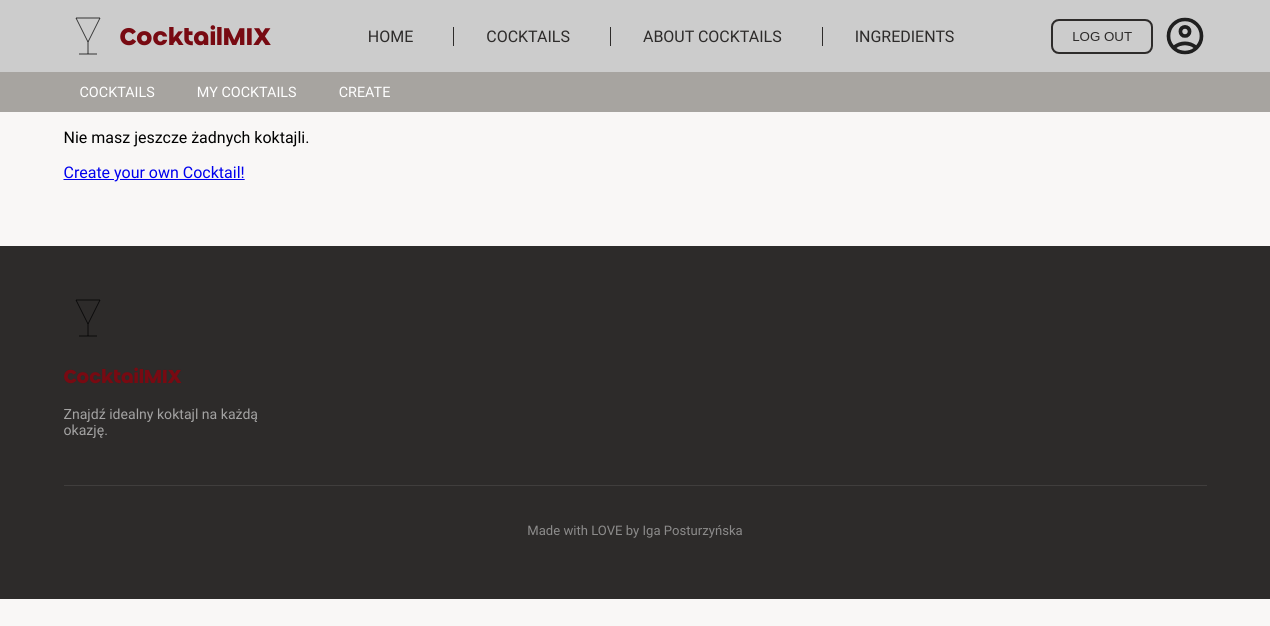
Before: /cocktails/users_favourite_cocktails/ (signed in) with the older database file.
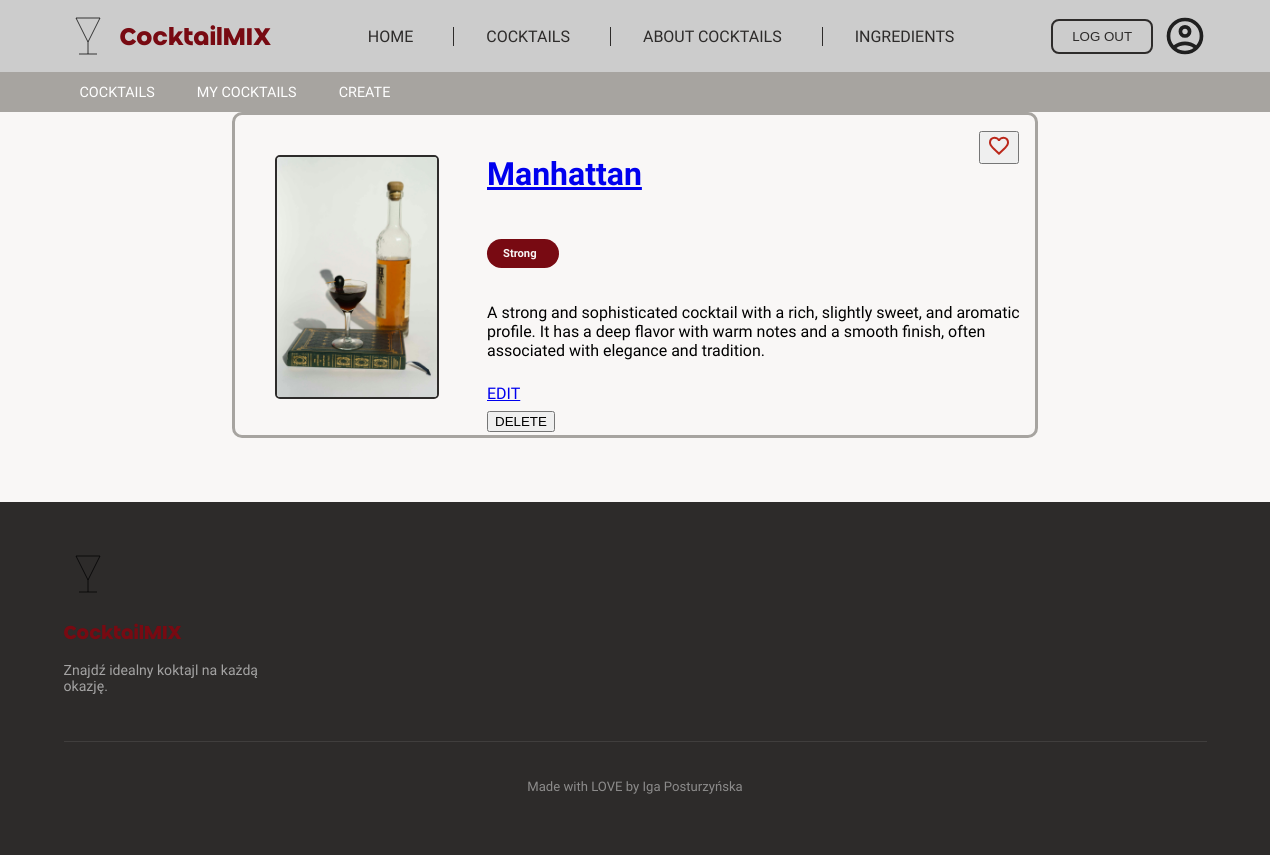
After: the same page with the newer database file.
### cocktails/models.py (models this page shows, shortened)
class Cocktail(models.Model):
    id = models.AutoField(primary_key=True)
    user = models.ForeignKey(settings.AUTH_USER_MODEL, on_delete=models.CASCADE, related_name='cocktails', null=True, blank=True)
    name = models.CharField(max_length=50)
    category = models.CharField(max_length=50)
    description = models.TextField(blank=True)
    image = models.ImageField(upload_to='cocktails/', blank=True, null=True)
    date = models.DateField(auto_now=True)
    ingredients = models.ManyToManyField(Ingredient, through='CocktailIngrediets', blank = True)

### cocktails/views.py (the view)
# urls.py: path('users_favourite_cocktails/', views.starred_cocktails, name='users_favourite_cocktails'),
@login_required
def starred_cocktails(request):
    favourites = UsersFavouriteCocktails.objects.filter(user=request.user).values_list('cocktail', flat=True)
    cocktails = Cocktail.objects.filter(id__in=favourites)
    return render(request, 'cocktails/user_favourite_cocktails.html', {'cocktails': cocktails})

### cocktails/templates/cocktails/user_favourite_cocktails.html (shortened to what this page needs)
{% extends 'base.html' %}
{% block content %}
    {% if request.user.is_authenticated %}
    <div class="small_nav">
                <a href="/cocktails/cocktail_list">COCKTAILS</a>
                <a href="/cocktails/users_cocktails">MY COCKTAILS</a>
                <a href="/cocktails/create/">CREATE</a>
    </div>
    {% endif %}
<section id="about">
    <div>
        {% for cocktail in cocktails %}
        {% include 'cocktails/cocktail_index.html' with cocktail=cocktail %}
    {% empty %}
            <p>Nie masz jeszcze żadnych koktajli.</p>
            <a href="/cocktails/create/">Create your own Cocktail!</a>
        {% endfor %}
    </div>
  </section>
{% endblock %}

### cocktails/templates/cocktails/cocktail_index.html (shortened to what this page needs)
{% load static %}
<div class="cocktail-card">
    <a href="{% url 'cocktail_details' cocktail.id %}">
        {% if cocktail.image %}
        <img src="{{ cocktail.image.url }}" alt="{{ cocktail.name }}" class="drink_photo">
        {% else %}
        <img src="{% static 'icons/glass-coctail-svgrepo-com.svg' %}" alt="{{ cocktail.name }}" class="drink_photo">
        {% endif %}
    </a>
    <form method="POST" action="{% url 'toggle-star' cocktail.id %}">
        <button class="starred_button"><img src="{% static 'icons/starred.svg' %}"></button>
    </form>
    <div class="cocktail-card-body">
        <a href="{% url 'cocktail_details' cocktail.id %}">
            <h2 class="drink_name">{{ cocktail.name }}</h2>
        </a>
        <h3 class="drink_category">{{ cocktail.category }}</h3>
        <p class="drink_description">{{ cocktail.description }}</p>
        {% if request.user == cocktail.user %}
        <a href="{% url 'edit_cocktail' cocktail.id %}">EDIT</a>
        <form method="POST" action="{% url 'delete_cocktail' cocktail.id %}">
            <button type="submit">DELETE</button>
        </form>
        {% endif %}
    </div>
</div>

Changed rows visible on the page:
added Cocktail: image (picture), name "Manhattan", category "Strong", description "A strong and sophisticated cocktail with a rich, slightly sweet, and aromatic profile. It has a deep flavor with warm notes and a smooth finish, often associated with elegance and tradition.", shows "EDIT"
Other visible differences:
text no longer shown: "Nie masz jeszcze żadnych koktajli. Create your own Cocktail!"
